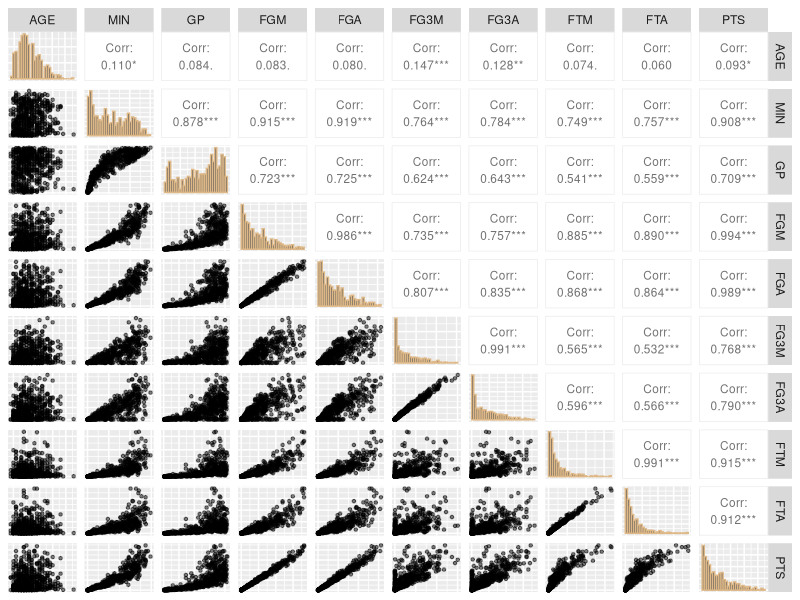

This figure's R source:
## ---- chunk 1
rm(list = ls())
## ---- chunk 2
#| output: false
# install.packages("GGally", repos = "http://cran.r-project.org")
library(GGally)
library(ggplot2)
library(dplyr)
library(readxl)
## ---- chunk 3
players <- read_excel("players_202223.xlsx") %>% 
  select(AGE, MIN, GP, FGM, FGA, FG3M, FG3A, FTM, FTA, PTS)
## ---- chunk 4
#| message: false
#| out-width: 100%

players %>%
  ggpairs(
    upper = list(continuous = wrap("cor", size = 3)),
    diag = list(continuous = wrap("barDiag", colour = "burlywood")),
    lower = list(continuous = wrap("points", alpha = 0.5, shape = 20, 
                                   fill = "lightblue")),
    axisLabels = "none")
## ---- chunk 5
x1 <- as.matrix(players %>% select(-last_col()))
X <- model.matrix(~x1)
y <- players$PTS
## ---- chunk 6
set.seed(1040)

# Creación de la función
fisher_scoring_poisson <- function(y, X, beta_init, tol = 1e-4, max_iter = 100){
  beta <- beta_init
  for (iter in 1:max_iter){
    eta <- X %*% beta
    mu <- exp(eta)
    
    W <- diag(as.vector(mu))
    
    z <- eta + (y - mu) / mu
    beta_new <- solve(t(X) %*% W %*% X) %*% (t(X) %*% W %*% z)
    
    if (max(abs(beta_new - beta)) < tol) {
      message("Convergió en la iteración ", iter)
      return(as.vector(beta_new))
    }
    
    beta <- beta_new
  }
  warning("No convergió")
  return(as.vector(beta))
}
## ---- chunk 7
## Ejecutamos
beta_est <- fisher_scoring_poisson(y = y, X = X, 
                                   beta_init = rep(0.01, ncol(X)),
                                   max_iter = 100)
beta_est
